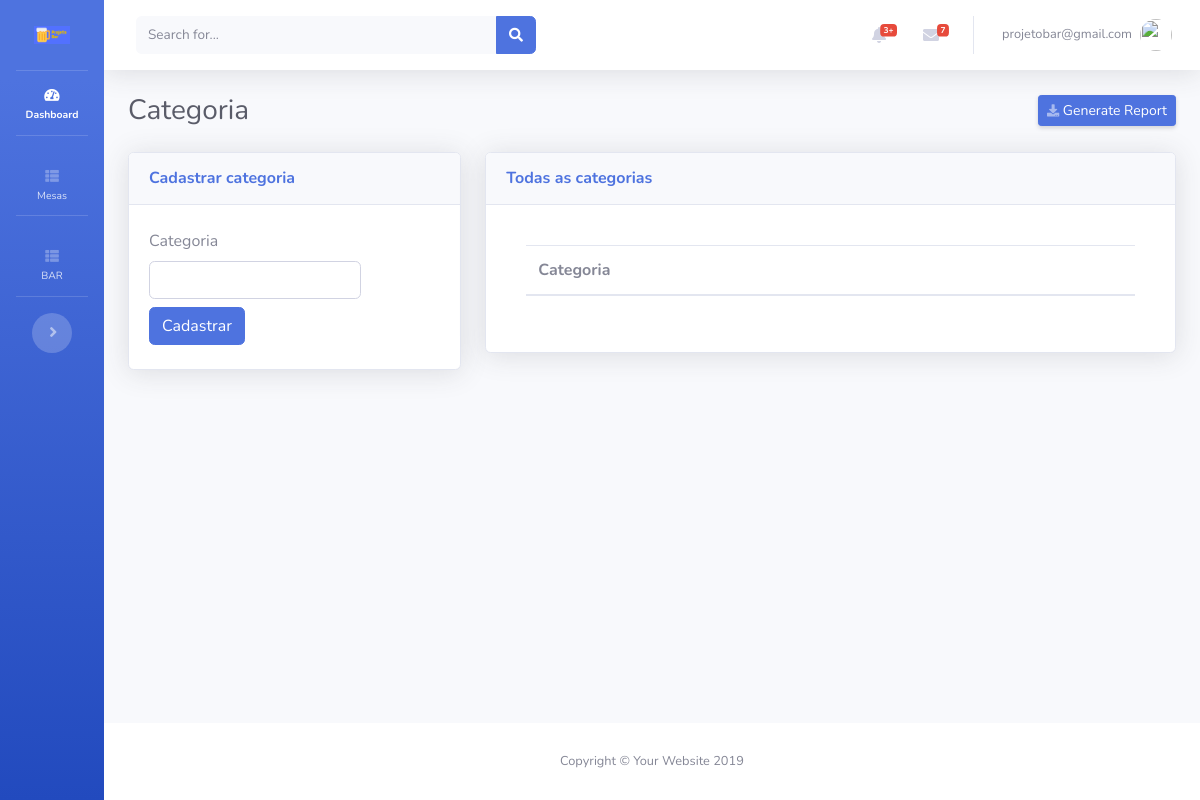
Page /views/categorias/Cadastrar.php (signed in) on the earlier database version.
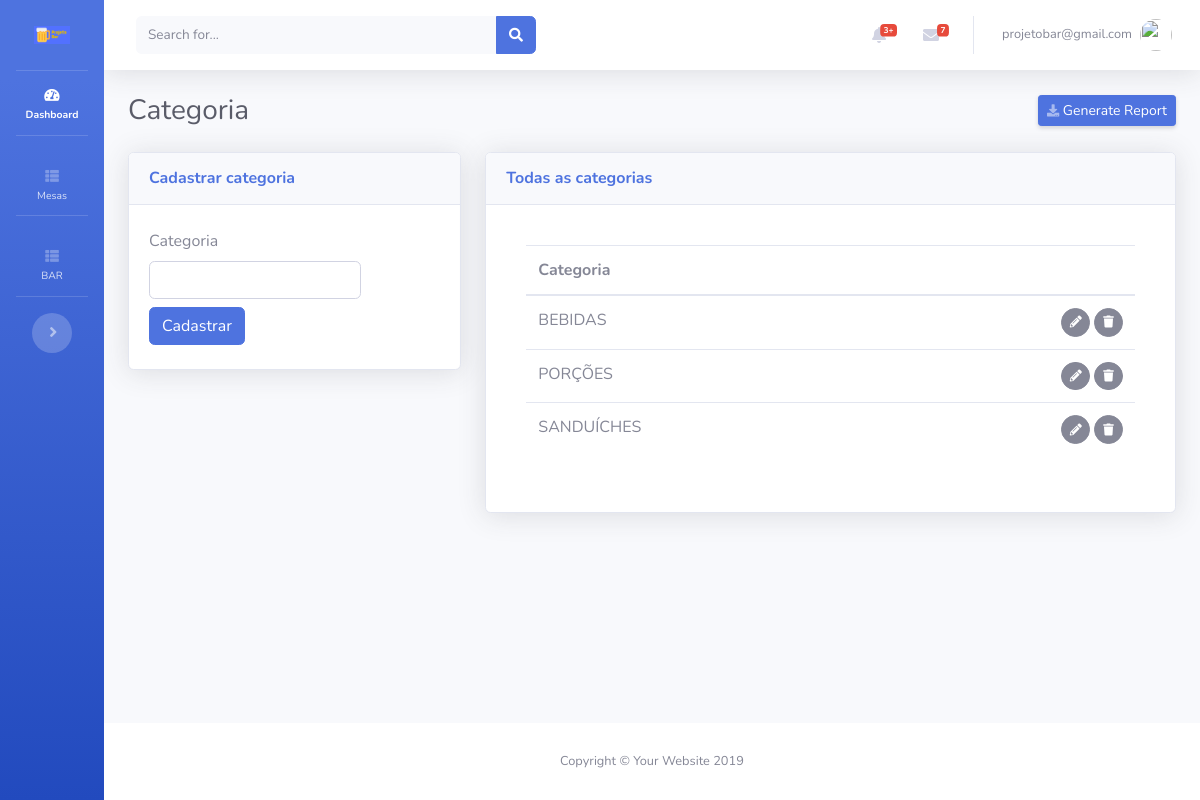
Same page on the later database version.
### tables this page shows
CREATE TABLE IF NOT EXISTS `categorias` (
  `id` int(11) NOT NULL AUTO_INCREMENT,
  `categoria` varchar(200) NOT NULL,
  `usuario` int(11) NOT NULL COMMENT 'FK',
  `cadastro` datetime NOT NULL,
  `modificado` datetime NOT NULL,
  PRIMARY KEY (`id`)
);

### config.php (called while the page is built, shortened)
<?php
$app_token= 'appbar1';

### controllers/sidebar/ControllerSidebarToggle.php (called while the page is built)
<?php
$sqlCosultaToggle="SELECT * FROM sidebar WHERE id_usuario = '".$_SESSION['id'.$app_token]."' LIMIT 1";
$resultCosultaToggle=mysqli_query($conecta,$sqlCosultaToggle);
$CosultaToggle=mysqli_fetch_assoc($resultCosultaToggle);

### views/categorias/templates/FormularioExibir.php (the view, shortened to what this page needs)
<div class="card shadow mb-12">
  <div class="card-header py-3">
    <h6 class="m-0 font-weight-bold text-primary">Todas as categorias</h6>
  </div>
  <div class="card-body">
    <?php
    $sql="SELECT * FROM categorias ORDER BY categoria ASC";
    if ($result=mysqli_query($conecta,$sql))
    {
      ?>
      <div class="card-body">
        <div class="table-responsive">
          <table class="table cell-border table-hover" id="dataTable" width="100%" cellspacing="0">
            <thead>
              <tr>
                <th colspan="2">Categoria</th>
              </tr>
            </thead>
            <tfoot>
              <tbody>
                <?php
                while ($row=mysqli_fetch_assoc($result))
                {
                 ?>
                 <tr>
                  <td>
                    <?php echo $row['categoria'];?>
                  </td>
                  <td align="right">
                    <span id="acoes">
                      <button class="btn btn-secondary btn-circle btn-sm botaoEditarCategoriaTransicao" idcategoria="<?=$row['id']?>">
                        <i class="fas fa-pencil-alt"></i></button>
                        <button class="btn btn-secondary btn-circle btn-sm botaoExcluirCategoriaTransicao" data-toggle="modal" data-target="#modalExcluirCategoria" idcategoria="<?=$row['id']?>"> <i class="fas fa-trash"></i>
                        </span>
                      </td>
                    </tr>
                    <?php
                  }
                  ?>
                </tbody>
              </table>
            </div>
          </div>
          <?php
        }
        ?>
      </div>
    </div>

### inc/header.php (shortened to what this page needs)
<!DOCTYPE html>
<html lang="en">
<head>
  <link href="<?php echo BASEURL; ?>vendor/fontawesome-free/css/all.min.css" rel="stylesheet" type="text/css">
  <link href="<?php echo BASEURL; ?>css/sb-admin-2.min.css" rel="stylesheet">
</head>
  <?php include_once($ControllerSidebarToggle); ?>

### views/categorias/Cadastrar.php (shortened to what this page needs)
<?php
$app_item="controle";
$app_page_name="categoria";
include ('../../config.php');
include('../../inc/header.php');
?>
<link href="<?php echo BASEURL;?>vendor/datatables/dataTables.bootstrap4.min.css" rel="stylesheet">
<body id="page-top">
  <div id="wrapper">
    <?php include('../../inc/sidebar.php'); ?>
    <div id="content-wrapper" class="d-flex flex-column">
      <div id="content">
       <?php include('../../inc/topbar.php'); ?>
       <div class="container-fluid">
        <div class="d-sm-flex align-items-center justify-content-between mb-4">
          <h1 class="h3 mb-0 text-gray-800"><?php echo ucfirst($app_page_name); ?></h1>
          <a href="#" class="d-none d-sm-inline-block btn btn-sm btn-primary shadow-sm"><i class="fas fa-download fa-sm text-white-50"></i> Generate Report</a>
        </div>
        <div id="contentTemplateMaster">
         <?php include ('templates/TemplateMaster.php'); ?>
       </div>
     </div>
   </div>
 </div>
</div>
<?php include('../../inc/footer.php'); ?>

### inc/sidebar.php (shortened to what this page needs)
    <ul class="navbar-nav bg-gradient-primary sidebar sidebar-dark accordion  <?php echo $CosultaToggle['status']; ?>" id="accordionSidebar">
      <a class="sidebar-brand d-flex align-items-center justify-content-center" href="<?php echo BASEURL.'index.php'; ?>">
        <img src="<?php echo BASEURL;?>img/logo_azul_small.png" width="50%">
    </a>
    <hr class="sidebar-divider my-0">
    <li class="nav-item active">
      <a class="nav-link" href="<?php echo BASEURL.'index.php'; ?>">
        <i class="fas fa-fw fa-tachometer-alt"></i>
        <span>Dashboard</span></a>
      </li>
      <hr class="sidebar-divider">
        <li class="nav-item <?php  if( $app_item == 'mesa' ) { echo "active"; } else { echo""; } ?>">
          <a class="nav-link collapsed" href="#" data-toggle="collapse" data-target="#collapseTwo" aria-expanded="true" aria-controls="collapseTwo">
            <i class="fas fa-th-list"></i>
            <span>Mesas</span>
          </a>
      </li>
      <hr class="sidebar-divider">
      <li class="nav-item">
        <a class="nav-link collapsed" href="#" data-toggle="collapse" data-target="#collapsePages" aria-expanded="true" aria-controls="collapsePages">
          <i class="fas fa-th-list"></i>
          <span>BAR</span>
        </a>
</li>
  <hr class="sidebar-divider d-none d-md-block">
  <div class="text-center d-none d-md-inline">
    <button class="rounded-circle border-0" id="sidebarToggle" name="sidebarToggle"></button>
  </div>
</ul>

### inc/topbar.php (shortened to what this page needs)
<nav class="navbar navbar-expand navbar-light bg-white topbar mb-4 static-top shadow">
  <form class="d-none d-sm-inline-block form-inline mr-auto ml-md-3 my-2 my-md-0 mw-100 navbar-search">
    <div class="input-group">
      <input type="text" class="form-control bg-light border-0 small" placeholder="Search for..." aria-label="Search" aria-describedby="basic-addon2">
      <div class="input-group-append">
        <button class="btn btn-primary" type="button">
          <i class="fas fa-search fa-sm"></i>
        </button>
      </div>
    </div>
  </form>
  <ul class="navbar-nav ml-auto">
    <li class="nav-item dropdown no-arrow mx-1">
      <a class="nav-link dropdown-toggle" href="#" id="alertsDropdown" role="button" data-toggle="dropdown" aria-haspopup="true" aria-expanded="false">
        <i class="fas fa-bell fa-fw"></i>
        <span class="badge badge-danger badge-counter">3+</span>
      </a>
    </li>
    <li class="nav-item dropdown no-arrow mx-1">
      <a class="nav-link dropdown-toggle" href="#" id="messagesDropdown" role="button" data-toggle="dropdown" aria-haspopup="true" aria-expanded="false">
        <i class="fas fa-envelope fa-fw"></i>
        <span class="badge badge-danger badge-counter">7</span>
      </a>
    </li>
    <li class="nav-item dropdown no-arrow">
      <a class="nav-link dropdown-toggle" href="#" id="userDropdown" role="button" data-toggle="dropdown" aria-haspopup="true" aria-expanded="false">
        <span class="mr-2 d-none d-lg-inline text-gray-600 small"><?php echo $_SESSION['login'.$app_token]; ?></span>
        <img class="img-profile rounded-circle" src="https://source.unsplash.com/QAB-WJcbgJk/60x60">
      </a>
    </li>
  </ul>
</nav>

### views/categorias/templates/TemplateMaster.php (shortened to what this page needs)
<?php
$FormularioCadastrar = $_SERVER['DOCUMENT_ROOT'];
$FormularioCadastrar .= BASEURL . "views/categorias/templates/FormularioCadastrar.php";
$FormularioExibir = $_SERVER['DOCUMENT_ROOT'];
$FormularioExibir .= BASEURL . "views/categorias/templates/FormularioExibir.php";
?>
<div class="row">
<div class="col-xl-4 col-lg-5">
<?php include ($FormularioCadastrar); ?>
</div>
<div class="col-xl-8 col-lg-7">
<?php include ($FormularioExibir); ?>

### views/categorias/templates/FormularioCadastrar.php
<div class="card shadow mb-4 FormularioCadastrarCategoria">
  <div class="card-header py-3">
    <h6 class="m-0 font-weight-bold text-primary">Cadastrar categoria</h6>
  </div>
  <div class="card-body">
    <div class="row">
      <div class="col-8 col-md-10 col-xl-9 col-lg-9 py-1">
        <label>Categoria</label>
        <input type="text" id="categoria" class="form-control"  required />
      </div>
    </div>
      <div class="row">
      <div class="col-2 col-md-2 col-xl-1 col-lg-1 py-1">
      <button class="btn btn-primary" id="botaoCadastrarCategoria">Cadastrar</button>
      </div>
    </div>
  </div>
</div>

### inc/footer.php (shortened to what this page needs)
      <footer class="sticky-footer bg-white">
        <div class="container my-auto">
          <div class="copyright text-center my-auto">
            <span>Copyright &copy; Your Website 2019</span>
          </div>
        </div>
      </footer>
    </div>
  </div>
</body>
</html>

Differences in the rows shown:
added categorias: categoria "BEBIDAS"
added categorias: categoria "PORÇÕES"
added categorias: categoria "SANDUÍCHES"
